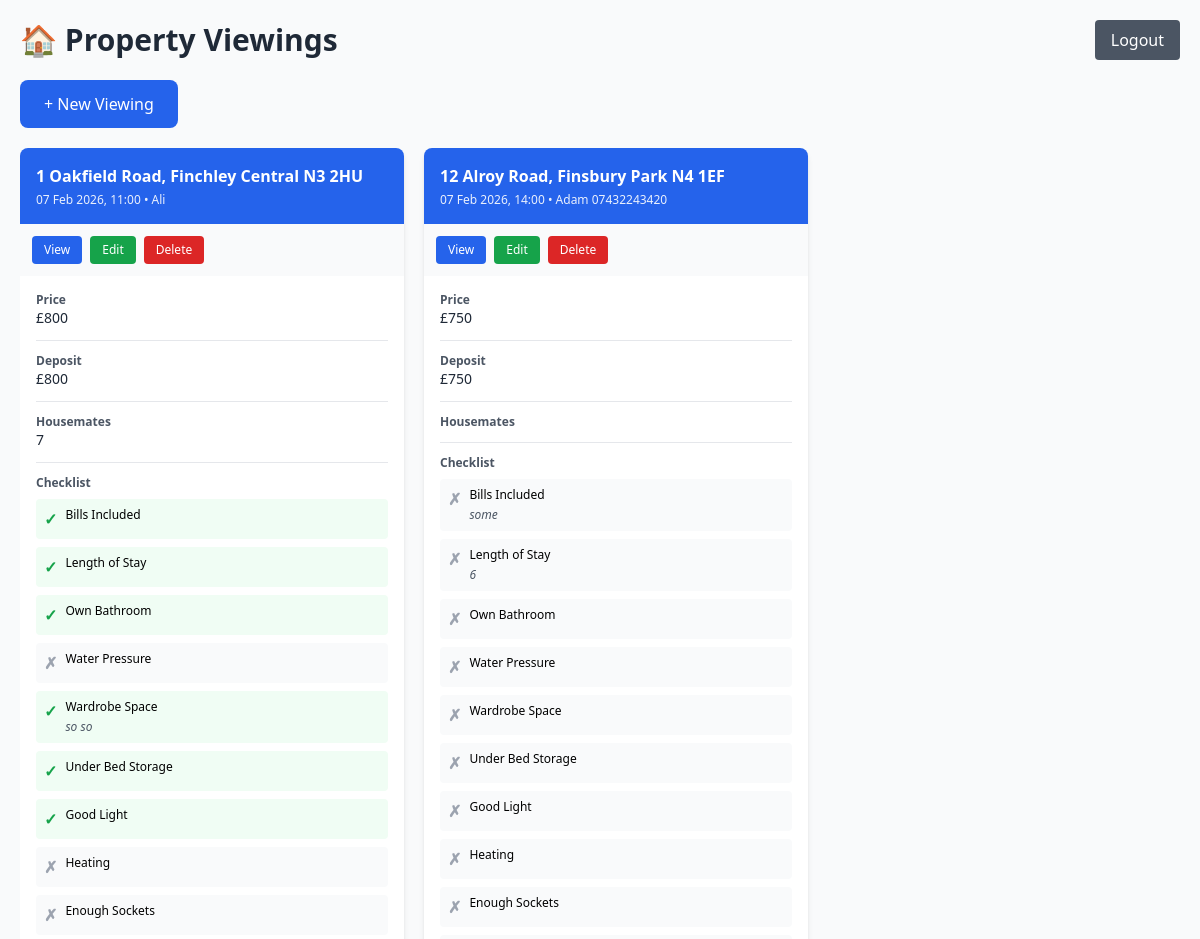
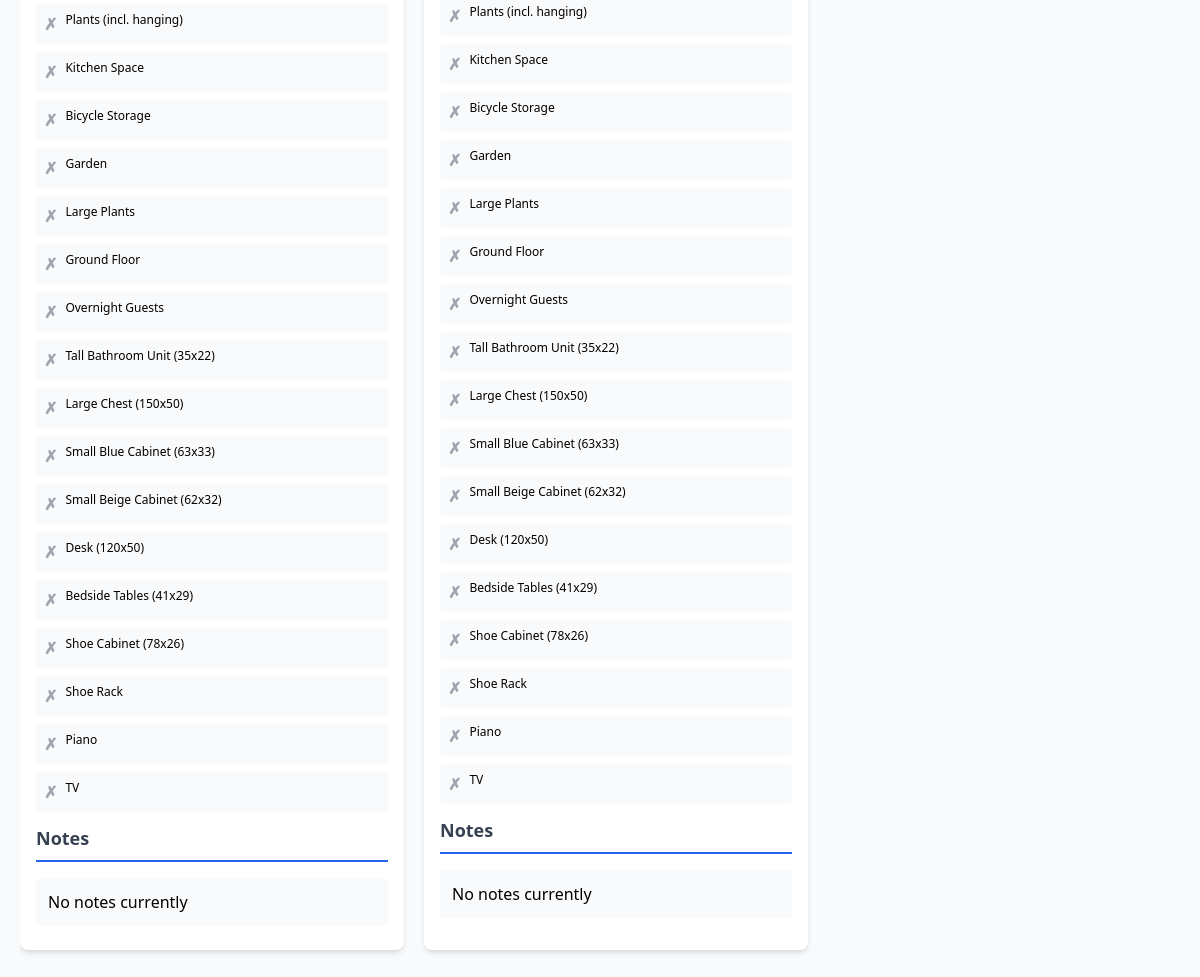
The page / (signed in) on the database its author committed (2 pictures, top to bottom).
### tables this page shows
CREATE TABLE viewings (
            id INTEGER PRIMARY KEY AUTOINCREMENT,
            address TEXT NOT NULL,
            viewing_time TEXT,
            contact_name TEXT,
            checklist_data TEXT NOT NULL,
            created_at TIMESTAMP DEFAULT CURRENT_TIMESTAMP
        , user_id INTEGER, photo TEXT);

### app.py (the view)
@app.route('/')
@login_required
def index():
    db = get_db()
    viewings = db.execute('SELECT * FROM viewings WHERE user_id = ? ORDER BY created_at DESC', (session['user_id'],)).fetchall()
    db.close()
    return render_template('index.html', viewings=viewings)

### app.py (called while the page is built)
@app.template_filter('from_json')
def from_json_filter(s):
    return json.loads(s) if s else {}

@app.template_filter('format_datetime')
def format_datetime_filter(s):
    if not s:
        return ''
    try:
        dt = datetime.fromisoformat(s.replace('Z', '+00:00'))
        return dt.strftime('%d %b %Y, %H:%M')
    except:
        return s

def login_required(f):
    @wraps(f)
    def decorated_function(*args, **kwargs):
        if 'user_id' not in session:
            return redirect(url_for('login'))
        return f(*args, **kwargs)
    return decorated_function

def get_db():
    db = sqlite3.connect(app.config['DATABASE'])
    db.row_factory = sqlite3.Row
    return db

### templates/index.html (shortened to what this page needs)
<!DOCTYPE html>
<html>
<head>
    <script src="https://cdn.tailwindcss.com"></script>
</head>
<body class="bg-gray-50 p-5">
    <div class="max-w-full">
        <div class="flex justify-between items-center mb-5">
            <h1 class="text-3xl font-bold text-gray-800">🏠 Property Viewings</h1>
            <a href="/logout" class="px-4 py-2 bg-gray-600 text-white rounded hover:bg-gray-700">Logout</a>
        </div>
        <a href="/new" class="inline-block px-6 py-3 bg-blue-600 text-white rounded-lg mb-5 hover:bg-blue-700">+ New Viewing</a>
        {% if viewings %}
        <div class="overflow-x-auto pb-4">
            <div class="flex gap-5 min-w-max">
                {% for viewing in viewings|reverse %}
                {% set data = viewing.checklist_data|from_json %}
                <div class="w-96 bg-white rounded-lg shadow-md flex flex-col flex-shrink-0">
                    <div class="p-4 bg-blue-600 text-white rounded-t-lg">
                        <h3 class="font-semibold mb-1">{{ viewing.address }}</h3>
                        <div class="text-xs opacity-90">
                            {% if viewing.viewing_time %}{{ viewing.viewing_time|format_datetime }}{% endif %}
                            {% if viewing.contact_name %} • {{ viewing.contact_name }}{% endif %}
                        </div>
                    </div>
                    <div class="p-3 bg-gray-50 flex gap-2">
                        <a href="/view/{{ viewing.id }}" class="px-3 py-1.5 text-xs bg-blue-600 text-white rounded hover:bg-blue-700">View</a>
                        <a href="/edit/{{ viewing.id }}" class="px-3 py-1.5 text-xs bg-green-600 text-white rounded hover:bg-green-700">Edit</a>
                        <button onclick="deleteViewing({{ viewing.id }})" class="px-3 py-1.5 text-xs bg-red-600 text-white rounded hover:bg-red-700">Delete</button>
                    </div>
                    <div class="p-4 overflow-y-auto" style="max-height: 70vh;">
                        <div class="mb-3 pb-3 border-b">
                            <div class="text-xs font-semibold text-gray-600">Price</div>
                            {% if data.price %}
                            <div class="text-sm text-gray-800">
                                {% if data.price_currency == 'USD' %}${% elif data.price_currency == 'EUR' %}€{% else %}£{% endif %}{{ data.price }}
                            </div>
                            {% endif %}
                        </div>
                        <div class="mb-3 pb-3 border-b">
                            <div class="text-xs font-semibold text-gray-600">Deposit</div>
                            {% if data.deposit %}
                            <div class="text-sm text-gray-800">
                                {% if data.deposit_currency == 'USD' %}${% elif data.deposit_currency == 'EUR' %}€{% else %}£{% endif %}{{ data.deposit }}
                            </div>
                            {% endif %}
                        </div>
                        <div class="mb-3 pb-3 border-b">
                            <div class="text-xs font-semibold text-gray-600">Housemates</div>
                            {% if data.total_housemates %}
                            <div class="text-sm text-gray-800">{{ data.total_housemates }}</div>
                            {% endif %}
                        </div>
                        <div class="mb-3">
                            <div class="text-xs font-semibold text-gray-600 mb-2">Checklist</div>
                            {% for prop in data.properties %}
                            <div class="flex items-start gap-2 mb-2 p-2 rounded {% if prop.checked %}bg-green-50{% else %}bg-gray-50{% endif %}">
                                <span class="{% if prop.checked %}text-green-600{% else %}text-gray-400{% endif %} font-bold">{% if prop.checked %}✓{% else %}✗{% endif %}</span>
                                <div class="flex-1">
                                    <div class="text-xs">{{ prop.label }}</div>
                                    {% if prop.note %}
                                    <div class="text-xs text-gray-600 italic mt-1">{{ prop.note }}</div>
                                    {% endif %}
                                </div>
                            </div>
                            {% endfor %}
                        </div>
                        <div class="mb-8">
                            <h2 class="text-lg font-semibold text-gray-700 mb-4 pb-2 border-b-2 border-blue-600">Notes</h2>
                            {% if viewing.checklist_data.notes %}
                            <div class="p-3 bg-gray-50 rounded">{{ viewing.checklist_data.notes }}</div>
                            {% else %}<div class="p-3 bg-gray-50 rounded">No notes currently</div>
                            {% endif %}
                        </div>
                    </div>
                </div>
                {% endfor %}
            </div>
        </div>
        {% else %}
        <div class="text-center py-16 text-gray-600">
            <p class="text-lg mb-2">No viewings yet!</p>
            <p>Click "New Viewing" to start.</p>
        </div>
        {% endif %}
    </div>
</body>
</html>

### rows shown on the page
viewings: address "1 Oakfield Road, Finchley Central N3 2HU", viewing_time "07 Feb 2026, 11:00", contact_name "Ali", price "800", deposit "800", total_housemates "7", label "Bills Included" "Length of Stay" "Own Bathroom" "Water Pressure" "Wardrobe Space" "Under Bed Storage" "Good Light" "Heating" "Enough Sockets" "Plants (incl. hanging)" "Kitchen Space" "Bicycle Storage" "Garden" "Large Plants" "Ground Floor" "Overnight Guests" "Tall Bathroom Unit (35x22)" "Large Chest (150x50)" "Small Blue Cabinet (63x33)" "Small Beige Cabinet (62x32)" "Desk (120x50)" "Bedside Tables (41x29)" "Shoe Cabinet (78x26)" "Shoe Rack" "Piano" "TV", note "so so", shows "No notes currently"
viewings: address "12 Alroy Road, Finsbury Park N4 1EF", viewing_time "07 Feb 2026, 14:00", contact_name "Adam 07432243420", price "750", deposit "750", label "Bills Included" "Length of Stay" "Own Bathroom" "Water Pressure" "Wardrobe Space" "Under Bed Storage" "Good Light" "Heating" "Enough Sockets" "Plants (incl. hanging)" "Kitchen Space" "Bicycle Storage" "Garden" "Large Plants" "Ground Floor" "Overnight Guests" "Tall Bathroom Unit (35x22)" "Large Chest (150x50)" "Small Blue Cabinet (63x33)" "Small Beige Cabinet (62x32)" "Desk (120x50)" "Bedside Tables (41x29)" "Shoe Cabinet (78x26)" "Shoe Rack" "Piano" "TV", note "some" "6", shows "No notes currently"
